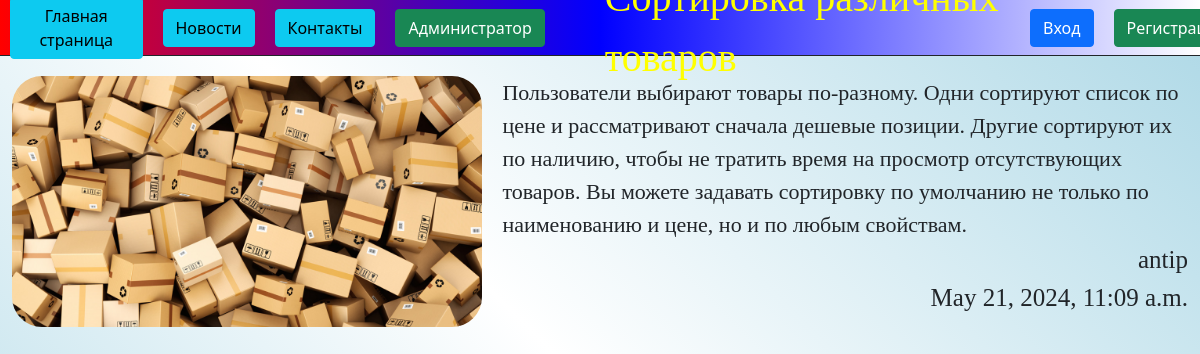
The page /detail/2/ on the database its author committed.
### my_blog/models.py (models this page shows, shortened)
class Post(models.Model):
    title = models.CharField(max_length=200, verbose_name="Заголовок")
    content = models.TextField(verbose_name="Содержание")
    date_published = models.DateTimeField(default=timezone.now, verbose_name="Дата публикации")
    image = models.ImageField(upload_to="images/", verbose_name="Изображения")
    author = models.ForeignKey(User, on_delete=models.CASCADE, verbose_name="Автор", null=True, blank=True)

### my_blog/views.py (the view)
# urls.py: path("detail/<int:pk>/", views.detail, name="detail"),
def detail(request, pk):
    post = Post.objects.get(pk=pk)
    title = post.title
    return render(request, 'my_blog/post_detail.html', {"post": post, "title": title})

### my_blog/templates/my_blog/post_detail.html (shortened to what this page needs)
{% extends 'my_blog/layout.html' %}
{% load static %}
{% block static %}
<link rel="stylesheet" href="{% static 'my_blog/css/post_detail.css' %}">
{% endblock %}
{% block content %}
    <div class="post_detail">
        <div class="content">
            <img src="{{post.image.url}}">
            <div>
                <a>{{post.content}}</a>
                <div class="post_info">
                    <a>{{post.author}}</a>
                    <a>{{post.date_published}}</a>
                </div>
            </div>
        </div>
    </div>
{% endblock %}

### static/my_blog/css/layout.css (style rules this page uses)
body { margin: 0; padding: 0; background: linear-gradient(45deg, lightblue, white, lightblue); }

### static/my_blog/css/post_detail.css (style rules this page uses)
.post_detail { display: flex; padding: 1%; flex-direction: column; margin-top: 2%; }
img { max-width: 40%; max-height: 80%; margin-right: 20px; object-fit: cover; border-radius: 30px; }
.content { display: flex; font-size: 22; font-family: cursive; }
.post_info { display: flex; font-size: 25; flex-direction: column; align-items: flex-end; font-family: cursive; }

### rows shown on the page
Post: image (picture), content "Пользователи выбирают товары по-разному. Одни сортируют список по цене и рассматривают сначала дешевые позиции. Другие сортируют их по наличию, чтобы не тратить время на просмотр отсутствующих товаров. Вы можете задавать сортировку по умолчанию не только по наименованию и цене, но и по любым свойствам.", author "antip", date_published "May 21, 2024, 11:09 a.m."
